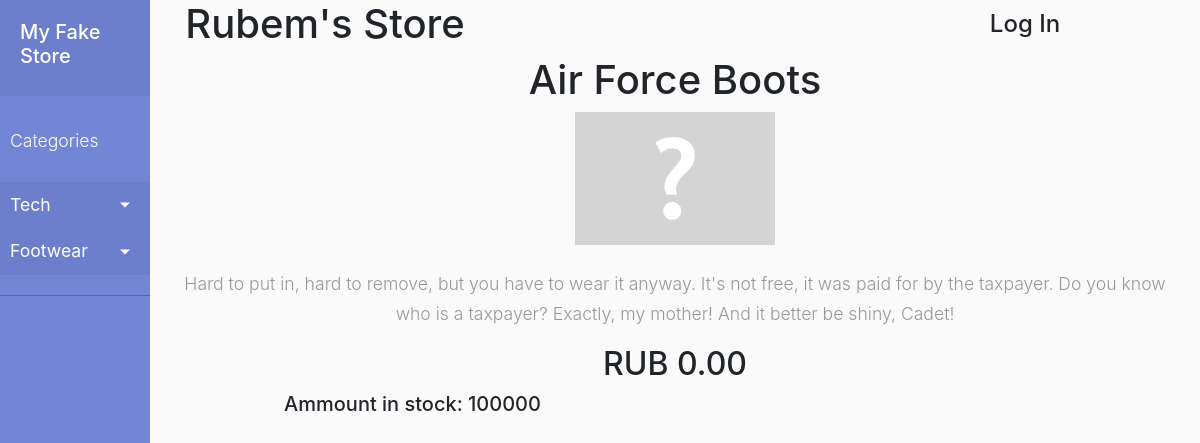
The app's page /items/4 with its own data.
### store/models.py (models this page shows, shortened)
class storeCategory(models.Model):
    name = models.CharField(max_length=40)
    description = models.CharField(max_length=100)
    parent_id = models.ForeignKey("storeCategory", on_delete=models.SET_NULL, null=True, blank=True)

class storeItem(models.Model):
    image = models.ImageField(null=True, blank=True, upload_to=get_media_path)
    name = models.CharField(max_length=40)
    description = models.CharField(max_length=200)
    price = models.DecimalField(max_digits=10, decimal_places=2)
    category_id = models.ForeignKey(storeCategory, on_delete=models.SET_NULL, null=True, blank=True)
    inStock = models.IntegerField()

### store/views.py (the view)
# urls.py: path('items/<int:id>', views.get_item_page),
def get_item_page(request, id):
    user = request.user
    categories = storeCategory.objects.all()
    item = storeItem.objects.get(id=id)
    return render(request, 'store/item_page.html', {'item' : item, 'categories':categories })

### store/templates/store/item_page.html (shortened to what this page needs)
{% extends 'store/base.html' %}
{% block content %}
<div class="row align-items-center">
    <div class="col" id="item_name">
        <a><h1>{{item.name}}</h1> </a>
    </div>
</div>
<div class="row align-items-center">
    <div class="col">
        {% if item.image %}
        <img src="{{item.image.url}}" style="height:200px;">
        {% else %}
        <img src="/media/none.png" style="width: 200px;">
        {% endif %}
    </div>
</div>
<br>
<div class="row align-items-center">
    <div class="col">
        <p>{{item.description}}</p>
    </div>
</div>
<div class="row align-items-center">
    <div class="col">
        <h2>RUB {{item.price}}</h2>
    </div>
</div>
<div class="row align-items-center">
    <div class="col">
        <h5>Ammount in stock: {{item.inStock}}</h5>
    </div>
    <div class="col">
    </div>
</div>
<br>
{% endblock %}

### store/templates/store/base.html (shortened to what this page needs)
{% load static %}
<html>
    <head>
        <link rel="stylesheet" href="https://stackpath.bootstrapcdn.com/bootstrap/4.1.3/css/bootstrap.min.css">
        <link rel="stylesheet" href="{% static '/css/store.css' %}">
    </head>
    <body>
        <div class="wrapper">
            {% if categories %}
            <nav id="sidebar">
                <div class="sidebar-header">
                    <h5><a href="/">My Fake Store</a></h5>
                </div>
                <ul class="list-unstyled components">
                        <p>Categories</p>
                        <li class="active">
                        {% for cat in categories %}
                            {% if cat.parent_id == None %}
                                <a href="#{{cat.name}}Submenu" data-toggle="collapse" aria-expanded="false" class="dropdown-toggle">{{cat.name}}</a>
                            {% endif %}
                        {% endfor %}
                        </li>
                </ul>
            </nav>
            {% endif %}
            <div id="content">
                <div class="container-fluid">
                    <div class="row align-items-center" id="bar">
                        <div class="col" id="Title">
                            <a href="/"><h1>Rubem's Store</h1></a>
                        </div>
                        <div class="col" id="search">
                        </div>
                        <div class="col" id="search">
                            {% if user.id %}
                            <a href="/accounts/profile"><h4>{{user}} </h4></a><h6><a href="/logout">Log Out</a></h6>
                            {% else %}
                            <a href="/login"><h4>Log In</h4></a>
                            {% endif %}
                        </div>
                    </div>
                    {% block content %}
                    {% endblock %}
                </div>
            </div>
        </div>
    </body>
</html>

### store/static/css/store.css (style rules this page uses)
#content { width: 100%; }
.col { text-align: center; }
.wrapper { display: flex; width: 100%; align-items: stretch; }
#sidebar { min-width: 150px; max-width: 150px; min-height: 100vh; background: #7386D5; color: #fff; transition: all 0.3s; }
a[data-toggle="collapse"] { position: relative; }
.dropdown-toggle::after { display: block; position: absolute; top: 50%; right: 20px; transform: translateY(-50%); }
body { background: #fafafa; }
p { font-size: 1.1em; font-weight: 300; line-height: 1.7em; color: #999; }
a, a:hover, a:focus { color: inherit; text-decoration: none; transition: all 0.3s; }
#sidebar .sidebar-header { padding: 20px; background: #6d7fcc; }
#sidebar ul.components { padding: 20px 0; border-bottom: 1px solid #47748b; }
#sidebar ul p { color: #fff; padding: 10px; }
#sidebar ul li a { padding: 10px; font-size: 1.1em; display: block; }
#sidebar ul li.active > a, a[aria-expanded="true"] { color: #fff; background: #6d7fcc; }

### records on screen
storeCategory: name "Tech"
storeCategory: name "Footwear"
storeItem: name "Air Force Boots", description "Hard to put in, hard to remove, but you have to wear it anyway. It's not free, it was paid for by the taxpayer. Do you know who is a taxpayer? Exactly, my mother! And it better be shiny, Cadet!", price "0.00", inStock "100000"
